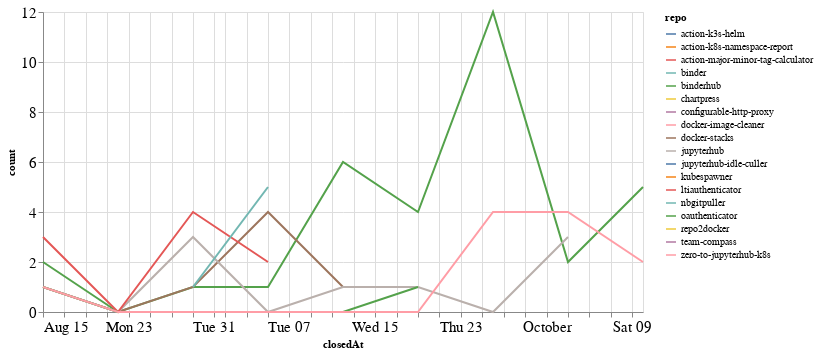

Source (notebook cell):
### Code cell
closed_by_time = closed_by.groupby('repo').resample('W', on='closedAt').count()['author'].reset_index()
closed_by_time = closed_by_time.rename(columns={'author': 'count'})

alt.Chart(closed_by_time, width=600).mark_line().encode(
    x='closedAt',
    y='count',
    color='repo',
    tooltip="repo"
)

### Figure 1 — Vega-Lite specification as saved in the notebook (floating-point values rounded to 4 significant figures)
{"config": {"axisLeft": {"labelFontSize": 15}, "axisBottom": {"labelFontSize": 15}}, "data": {"name": "data-06aac4a15bb7be3233c1adec9d056744"}, "mark": "line", "encoding": {"color": {"type": "nominal", "field": "repo"}, "tooltip": {"type": "nominal", "field": "repo"}, "x": {"type": "temporal", "field": "closedAt"}, "y": {"type": "quantitative", "field": "count"}}, "width": 600, "$schema": "https://vega.github.io/schema/vega-lite/v4.8.1.json", "datasets": {"data-06aac4a15bb7be3233c1adec9d056744": [{"repo": "action-k3s-helm", "closedAt": "2021-10-10T00:00:00", "count": 1}, {"repo": "action-k8s-namespace-report", "closedAt": "2021-09-26T00:00:00", "count": 1}, {"repo": "action-major-minor-tag-calculator", "closedAt": "2021-09-26T00:00:00", "count": 1}, {"repo": "binder", "closedAt": "2021-10-03T00:00:00", "count": 1}, {"repo": "binderhub", "closedAt": "2021-08-15T00:00:00", "count": 2}, {"repo": "binderhub", "closedAt": "2021-08-22T00:00:00", "count": 0}, {"repo": "binderhub", "closedAt": "2021-08-29T00:00:00", "count": 1}, {"repo": "binderhub", "closedAt": "2021-09-05T00:00:00", "count": 1}, {"repo": "binderhub", "closedAt": "2021-09-12T00:00:00", "count": 6}, {"repo": "binderhub", "closedAt": "2021-09-19T00:00:00", "count": 4}, {"repo": "binderhub", "closedAt": "2021-09-26T00:00:00", "count": 12}, {"repo": "binderhub", "closedAt": "2021-10-03T00:00:00", "count": 2}, {"repo": "binderhub", "closedAt": "2021-10-10T00:00:00", "count": 5}, {"repo": "chartpress", "closedAt": "2021-09-05T00:00:00", "count": 1}, {"repo": "configurable-http-proxy", "closedAt": "2021-09-19T00:00:00", "count": 1}, {"repo": "docker-image-cleaner", "closedAt": "2021-09-26T00:00:00", "count": 1}, {"repo": "docker-stacks", "closedAt": "2021-08-15T00:00:00", "count": 1}, {"repo": "docker-stacks", "closedAt": "2021-08-22T00:00:00", "count": 0}, {"repo": "docker-stacks", "closedAt": "2021-08-29T00:00:00", "count": 1}, {"repo": "docker-stacks", "closedAt": "2021-09-05T00:00:00", "count": 4}, {"repo": "docker-stacks", "closedAt": "2021-09-12T00:00:00", "count": 1}, {"repo": "jupyterhub", "closedAt": "2021-08-15T00:00:00", "count": 1}, {"repo": "jupyterhub", "closedAt": "2021-08-22T00:00:00", "count": 0}, {"repo": "jupyterhub", "closedAt": "2021-08-29T00:00:00", "count": 3}, {"repo": "jupyterhub", "closedAt": "2021-09-05T00:00:00", "count": 0}, {"repo": "jupyterhub", "closedAt": "2021-09-12T00:00:00", "count": 1}, {"repo": "jupyterhub", "closedAt": "2021-09-19T00:00:00", "count": 1}, {"repo": "jupyterhub", "closedAt": "2021-09-26T00:00:00", "count": 0}, {"repo": "jupyterhub", "closedAt": "2021-10-03T00:00:00", "count": 3}, {"repo": "jupyterhub-idle-culler", "closedAt": "2021-09-19T00:00:00", "count": 2}, {"repo": "kubespawner", "closedAt": "2021-10-10T00:00:00", "count": 1}, {"repo": "ltiauthenticator", "closedAt": "2021-08-15T00:00:00", "count": 3}, {"repo": "ltiauthenticator", "closedAt": "2021-08-22T00:00:00", "count": 0}, {"repo": "ltiauthenticator", "closedAt": "2021-08-29T00:00:00", "count": 4}, {"repo": "ltiauthenticator", "closedAt": "2021-09-05T00:00:00", "count": 2}, {"repo": "nbgitpuller", "closedAt": "2021-08-29T00:00:00", "count": 1}, {"repo": "nbgitpuller", "closedAt": "2021-09-05T00:00:00", "count": 5}, {"repo": "oauthenticator", "closedAt": "2021-08-15T00:00:00", "count": 1}, {"repo": "oauthenticator", "closedAt": "2021-08-22T00:00:00", "count": 0}, {"repo": "oauthenticator", "closedAt": "2021-08-29T00:00:00", "count": 0}, {"repo": "oauthenticator", "closedAt": "2021-09-05T00:00:00", "count": 0}, {"repo": "oauthenticator", "closedAt": "2021-09-12T00:00:00", "count": 0}, {"repo": "oauthenticator", "closedAt": "2021-09-19T00:00:00", "count": 1}, {"repo": "repo2docker", "closedAt": "2021-08-29T00:00:00", "count": 2}, {"repo": "team-compass", "closedAt": "2021-10-03T00:00:00", "count": 1}, {"repo": "zero-to-jupyterhub-k8s", "closedAt": "2021-08-15T00:00:00", "count": 1}, {"repo": "zero-to-jupyterhub-k8s", "closedAt": "2021-08-22T00:00:00", "count": 0}, {"repo": "zero-to-jupyterhub-k8s", "closedAt": "2021-08-29T00:00:00", "count": 0}, {"repo": "zero-to-jupyterhub-k8s", "closedAt": "2021-09-05T00:00:00", "count": 0}, {"repo": "zero-to-jupyterhub-k8s", "closedAt": "2021-09-12T00:00:00", "count": 0}, {"repo": "zero-to-jupyterhub-k8s", "closedAt": "2021-09-19T00:00:00", "count": 0}, {"repo": "zero-to-jupyterhub-k8s", "closedAt": "2021-09-26T00:00:00", "count": 4}, {"repo": "zero-to-jupyterhub-k8s", "closedAt": "2021-10-03T00:00:00", "count": 4}, {"repo": "zero-to-jupyterhub-k8s", "closedAt": "2021-10-10T00:00:00", "count": 2}]}}
